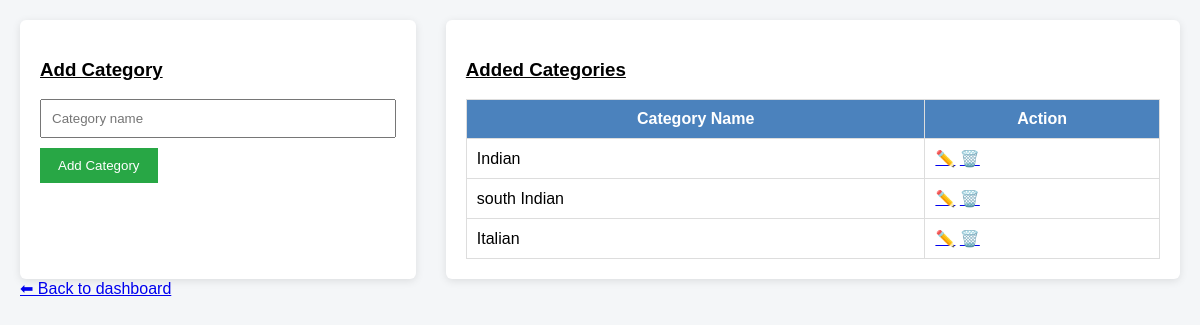
The app's page /dashboard/add_category/ (signed in) with its own data.
### adminpanel/models.py (models this page shows, shortened)
class FoodItemCategory(models.Model):
    category_name = models.CharField(max_length=100)

### adminpanel/views.py (the view)
# urls.py: path('add_category/', views.add_category, name='add_category'),
@login_required
def add_category(request):
    if request.method == 'POST':
        FoodItemCategory.objects.create(
            category_name=request.POST.get('category_name')
        )
        return redirect('add_category')
    categories = FoodItemCategory.objects.all()
    return render(request, 'add/add_category.html', {
        'categories': categories
    })

### templates/add/add_category.html (shortened to what this page needs)
<!DOCTYPE html>
<html>
<head>
      {% load static %}
    <link rel="stylesheet" href="{% static 'adminpanel/css/category.css' %}">
</head>
<body>
<div class="container">
    <div class="left">
        <u><h3>Added Categories</h3></u>
        <table>
            <tr>
                <th>Category Name</th>
                <th>Action</th>
            </tr>
            {% for cat in categories %}
            <tr>
                <td>{{ cat.category_name }}</td>
                <td>
                    <a href="{% url 'update_category' cat.id %}">✏️</a>
                    <a href="{% url 'delete_category_item' cat.id %}"
                       onclick="return confirm('Delete?')">🗑️</a>
                </td>
            </tr>
            {% empty %}
            <tr>
                <td colspan="2">No category added</td>
            </tr>
            {% endfor %}
        </table>
    </div>
    <div class="right">
        <u><h3>Add Category</h3></u>
        <form method="post">
            <input type="text" name="category_name" placeholder="Category name" required>
            <button type="submit">Add Category</button>
        </form>
    </div>
</div>
<a href="{% url 'dashboard' %}" >⬅ Back to dashboard</a>
</body>
</html>

### static/adminpanel/css/category.css (style rules this page uses)
* { box-sizing: border-box; font-family: Arial, sans-serif; }
body { margin: 0; padding: 20px; background: #f4f6f8; }
.container { display: flex !important; flex-direction: row !important; width: 100%; gap: 30px; }
.left, .right { background: #ffffff; padding: 20px; border-radius: 6px; box-shadow: 0 2px 8px rgba(0,0,0,0.1); }
.left { order: 2; width: 65%; }
.right { order: 1; width: 35%; }
table { width: 100%; border-collapse: collapse; }
table th, table td { border: 1px solid #ddd; padding: 10px; }
table th { background: #4b82bd; color: #fff; }
input { width: 100%; padding: 10px; margin-bottom: 10px; }
button { background: #28a745; color: #fff; border: none; padding: 10px 18px; cursor: pointer; }

### records on screen
FoodItemCategory: category_name "Indian"
FoodItemCategory: category_name "south Indian"
FoodItemCategory: category_name "Italian"
